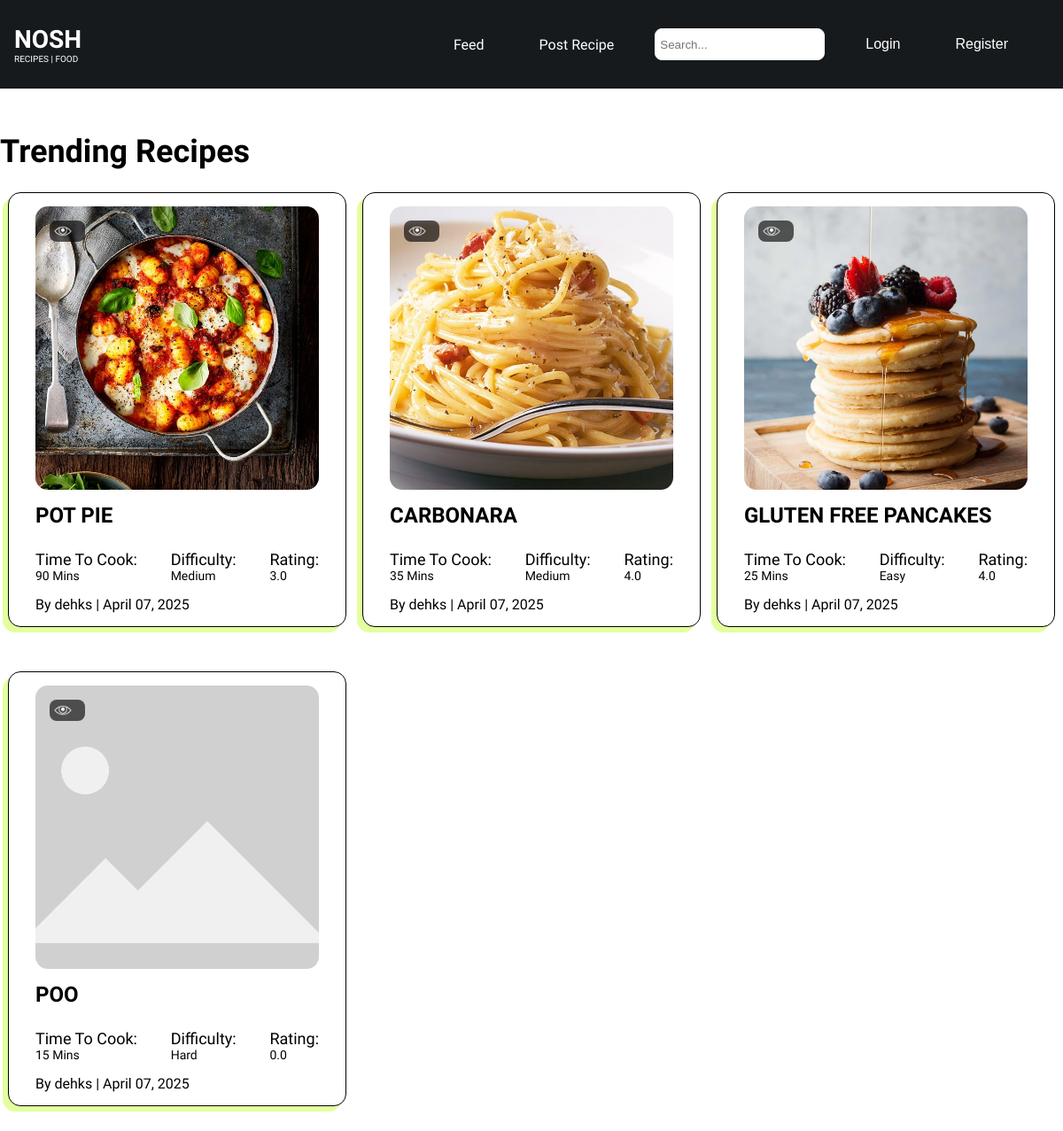
The page / on the database its author committed.
### recipes/models.py (models this page shows, shortened)
class Recipe(models.Model, HitCountMixin):
    EASY = 'Easy'
    MEDIUM = 'Medium'
    HARD = 'Hard'
    DIFFICULTIES_CHOICES = {
        EASY: 'Easy',
        MEDIUM: 'Medium',
        HARD: 'HARD',
    }
    HEALTHY = 'Healthy'
    GLUTEN_FREE = 'Gluten Free'
    TAG_CHOICES = {
        HEALTHY: 'Healthy',
        GLUTEN_FREE: 'Gluten Free'
    }
    title = models.CharField(max_length=100)
    description = models.TextField()
    image = models.ImageField(upload_to='media/', blank=True, null=True)
    author = models.ForeignKey(User, on_delete=models.CASCADE, related_name='recipes')
    time_to_cook = models.IntegerField(null=True, blank=True, default=0)
    difficulty = models.CharField(max_length=6, choices=DIFFICULTIES_CHOICES, default=EASY)
    tag = models.CharField(max_length=11, choices=TAG_CHOICES, null=True, blank=True)
    serves = models.IntegerField(default=1)
    calories = models.IntegerField(null=True, blank=True)
    created_at = models.DateTimeField(auto_now_add=True)
    updated_at = models.DateTimeField(auto_now=True)
    hit_count_generic = GenericRelation(
        'hitcount.HitCount',
        object_id_field='object_pk',
        related_query_name='hit_count_generic_relation'
    )
    @property
    def average_rating(self):
        from django.db.models import Avg
        return self.ratings.aggregate(Avg('stars'))['stars__avg'] or 0

### recipes/views.py (the view)
# urls.py: path('', views.RecipeListView.as_view(), name='recipes-home'),
class RecipeListView(ListView):
    model = models.Recipe
    template_name = 'recipes/home.html'
    context_object_name = 'recipes'

### recipes/templates/recipes/home.html
{% extends "recipes/base.html" %}
{% load static %}
{% load hitcount_tags %}
{% block content %}
<div class="main">
  <div class="container">
  <h2 class="trending-title">Trending Recipes</h2>
  <div class="recipe-container">
    {% for recipe in recipes %}
    <div class="recipe-card-wrapper">
      <a href="{% url 'recipes-detail' recipe.pk %}" class="stretched-link">
        <div class="recipe-card">
          <div class="recipe-img-container">
            <div class="views"><img src="{% static 'eye.png' %}" alt="view icon" class="views-img">{{ recipe.hit_count.hits }}</div>
            {% if recipe.image %}
            <img src="{{ recipe.image.url }}" class="recipe-img" alt="{{ recipe.title }}">
            {% else %}
            <img src="{% static 'default-recipe.jpg' %}" class="recipe-img" alt="Default recipe image">
            {% endif %}
          </div>
          <div class="recipe-text-container">
            <h5 class="recipe-title">{{ recipe.title | upper }}</h5>
            <div class="recipe-stats-container">
              <div class="recipe-stat">
                <h5>Time To Cook:</h5>
                <p class="recipe-stat-value">{{ recipe.time_to_cook }} Mins</p>
              </div>
              <div class="recipe-stat">
                <h5>Difficulty: </h5>
                <p class="recipe-stat-value">{{ recipe.difficulty }}</p>
              </div>
              <div class="recipe-stat">
                <h5>Rating: </h5>
                <p class="recipe-stat-value">{{ recipe.average_rating|floatformat:1 }}</p>
              </div>
            </div>
          </div>
          <div class="recipe-text-container">
            By {{ recipe.author.username }} | {{ recipe.updated_at|date:"F d, Y" }}
          </div>
        </div>
      </a>
    </div>
    {% empty %}
    <div class="col-12">
      <div class="alert alert-info" role="alert">
        No recipes found. Be the first to add one!
      </div>
    </div>
    {% endfor %}
  </div>
</div>
</div>
{% endblock content %}

### recipes/templates/recipes/base.html (shortened to what this page needs)
{% load static %}
<!DOCTYPE html>
<html lang="en">
  <head>
    <link rel="stylesheet" href="{% static 'css/main.css' %}">
  </head>
  <body>
    <nav>
      <a class="nav-title" href="{% url 'recipes-home' %}">
        <h4>NOSH</h4>
        <p>RECIPES | FOOD</p>
      </a>
      <div class="nav-right">
        <ul>
          <li><a aria-current="page" href="{% url 'recipes-home' %}">Feed</a></li>
          <li><a href="{% url 'recipes-create' %}">Post Recipe</a></li>
          <li>
            <form action="{% url 'search_results' %}" method="get">
              <input id="search" name="q" type="text" placeholder="Search..." class="nav-search">
            </form>
          </li>
          {% if user.is_authenticated %}
          <li><a href="/profile/{{ user.username }}">{{ user.username }}</a></li>
            <li>
              <form action="{% url 'user-logout' %}" method="post">
                {% csrf_token %}
                <button class="nav-button" type="submit">Logout</button>
              </form>
            </li>
          {% else %}
            <li>
              <form action="{% url 'user-login' %}" method="post">
                <button type="submit">Login</button>
              </form>
            </li>
            <li>
              <form action="{% url 'user-register' %}" method="post">
                <button type="submit">Register</button>
              </form>
            </li>
          {% endif %}
        </ul>
      </div>
    </nav>
    <div class="container">
       {% block content %} {% endblock %}
    </div>
  </body>
</html>

### static/css/main.css (style rules this page uses)
* { margin: 0; padding: 0; }
body { background-color: #FFFFFF; font-family: "Geist", sans-serif; font-optical-sizing: auto; font-style: normal; overflow-x: hidden; }
nav { height: 100px; max-width: 100vw; background-color: #161A1D; color: #FFFFFF; display: flex; justify-content: space-between; align-items: center; padding: 0 1rem; font-family: "Istok Web", sans-serif; }
a { color: inherit !important; text-decoration: none !important; }
.nav-title { display: flex; flex-direction: column; }
.nav-title h4 { font-size: 28px; font-weight: bold; }
.nav-title p { font-size: 10px; font-weight: normal; }
.nav-right ul { list-style-type: none; margin: 0; padding: 0; display: flex; align-items: center; }
.nav-right ul li { margin-right: 30px; font-family: "Istok Web", sans-serif; }
.nav-right li a { display: block; color: #FFFFFF; text-align: center; padding: 14px 16px; text-decoration: none; transition: 0.3s ease-in-out; }
.nav-right li a:hover, .nav-right button { color: #d9ff79 !important; }
.nav-right form { margin: 0; }
.nav-right button { background-color: #00000000; border: none; color: inherit !important; font-size: inherit !important; cursor: pointer; padding: 14px 16px; }
.nav-search { background-color: #FFFFFF; height: 30px; padding: 2px 5px; border-radius: 8px; width: 180px; border: 1px solid #FFFFFF; }
.main { max-width: 100vw; width: 100%; height: auto; }
.container { max-width: 1280px; margin: 0 auto; }
.trending-title { font-size: 36px; padding: 50px 0 25px 0; }
.recipe-container { display: grid; grid-template-columns: repeat(3, 1fr); width: 100%; }
.recipe-card-wrapper { display: flex; flex-direction: column; justify-content: center; align-items: center; margin-bottom: 50px; }
.recipe-card { background-color: #ffffff; border: 1px solid #000000; box-shadow: -6px 6px 0px 0px #d9ff79b9; border-radius: 14px; padding: 15px 30px; transition: 0.3s ease-in-out; }
.recipe-img-container { position: relative; width: 320px; height: 320px; overflow: hidden; display: flex; justify-content: center; align-items: center; }
.views { position: absolute; top: 5%; left: 5%; background-color: #000000a1; color: #FFFFFF; display: flex; flex-direction: row; align-items: center; padding: 2px 5px; border-radius: 8px; backdrop-filter: blur(1px); }
.views-img { height: 20px; width: auto; margin-right: 10px; }
.recipe-img { width: 100%; height: 100%; object-fit: cover; object-position: center; border-radius: 14px; }
.recipe-text-container { margin-top: 15px; }
.recipe-title { font-size: 24px; font-weight: 600; text-transform: capitalize; }
.recipe-stats-container { margin-top: 25px; display: flex; flex-direction: row; justify-content: space-between; }
.recipe-stat { display: flex; flex-direction: column; }
.recipe-stat h5 { font-weight: 500; font-size: 18px; }
.recipe-stat p { font-weight: 300; font-size: 14px; }

### rows shown on the page
Recipe: image (picture), title "POT PIE", time_to_cook "90", difficulty "Medium", average_rating "3.0", author.username "dehks", updated_at "April 07, 2025"
Recipe: image (picture), title "CARBONARA", time_to_cook "35", difficulty "Medium", average_rating "4.0", author.username "dehks", updated_at "April 07, 2025"
Recipe: image (picture), title "GLUTEN FREE PANCAKES", time_to_cook "25", difficulty "Easy", average_rating "4.0", author.username "dehks", updated_at "April 07, 2025"
Recipe: title "POO", time_to_cook "15", difficulty "Hard", average_rating "0.0", author.username "dehks", updated_at "April 07, 2025"
